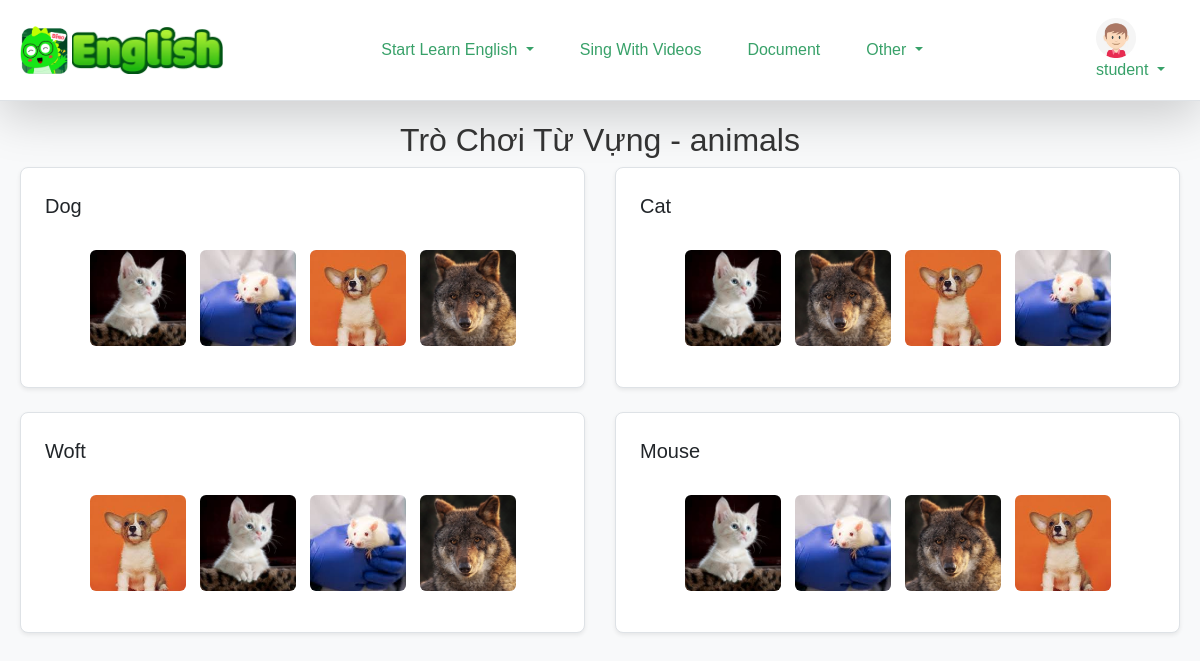
Page /project/learn_vocabulary.php?topic=animals (signed in) on the committed database.
### tables this page shows
CREATE TABLE `users` (
  `user_id` int(11) NOT NULL,
  `username` varchar(50) NOT NULL,
  `password` varchar(255) NOT NULL,
  `email` varchar(100) NOT NULL,
  `created_at` timestamp NOT NULL DEFAULT current_timestamp(),
  `last_login` timestamp NULL DEFAULT NULL,
  `profile_picture` varchar(255) DEFAULT NULL,
  `status` enum('active','inactive','banned') DEFAULT 'active',
  `role` enum('student','teacher') DEFAULT 'student'
);

CREATE TABLE `vocabulary` (
  `id` int(11) NOT NULL,
  `word` varchar(255) NOT NULL,
  `choices` longtext NOT NULL CHECK (json_valid(`choices`)),
  `correct_choice` varchar(255) NOT NULL,
  `topic` varchar(255) NOT NULL,
  `image` varchar(255) DEFAULT NULL
);

### project/learn_vocabulary.php (the view, shortened to what this page needs)
<!DOCTYPE html>
<html lang="en">
<head>
    <link href="https://cdn.jsdelivr.net/npm/bootstrap@5.3.1/dist/css/bootstrap.min.css" rel="stylesheet">
    <link href="https://cdnjs.cloudflare.com/ajax/libs/font-awesome/6.4.2/css/all.min.css" rel="stylesheet">
    <link href="https://cdn.jsdelivr.net/npm/tailwindcss@2.2.19/dist/tailwind.min.css" rel="stylesheet">
</head>
<?php
include('../config/conn.php');
include('../src/font/learn_english/header_english.php');
?>
<?php
include('../config/conn.php');
$topic = isset($_GET['topic']) ? $_GET['topic'] : 'default_topic';
$query = $conn->prepare("SELECT * FROM vocabulary WHERE topic = ?");
$query->bind_param("s", $topic);
$query->execute();
$result = $query->get_result();
?>
<!DOCTYPE html>
<html lang="vi">
<head>
</head>
<body>
    <div class="container my-6">
        <h2 class="text-center">Trò Chơi Từ Vựng - <?php echo htmlspecialchars($topic); ?></h2>
        <div class="row">
            <?php while ($row = $result->fetch_assoc()): ?>
                <div class="col-md-6 mb-6">
                    <div class="card p-4 border border-colorGrey3/70 shadow-sm">
                        <h3 class="font-medium text-xl"><?php echo htmlspecialchars($row['word']); ?></h3>
                        <div class="choices">
                            <?php
                            $imageDirectory = '../admin/assets/images/';
                            $images = glob($imageDirectory . '*.{jpg,jpeg,png,gif}', GLOB_BRACE);
                            if ($images) {
                                shuffle($images);
                                $choices = array_slice($images, 0, 4);
                                foreach ($choices as $image) {
                                    $imageName = basename($image);
                                    echo '<img src="' . htmlspecialchars($image) . '" alt="' . htmlspecialchars($imageName) . '" class="choice-img" data-choice="' . htmlspecialchars($imageName) . '">';
                                }
                            } else {
                                echo '<p>Không có hình ảnh nào trong thư mục.</p>';
                            }
                            ?>
                        </div>
                    </div>
                </div>
            <?php endwhile; ?>
        </div>
    </div>
</body>
</html>

### src/font/learn_english/header_english.php (shortened to what this page needs)
<!DOCTYPE html>
<html lang="vi">
<head>
    <link rel="stylesheet" href="https://maxcdn.bootstrapcdn.com/bootstrap/4.5.2/css/bootstrap.min.css">
</head>
<?php
include("../config/conn.php");
$user = null;
if (isset($_SESSION['username'])) {
    $loggedInUsername = $_SESSION['username'];
    $sql = "SELECT * FROM users WHERE username = ?";
    $stmt = $conn->prepare($sql);
    $stmt->bind_param("s", $loggedInUsername);
    $stmt->execute();
    $result = $stmt->get_result();
    if ($result && $result->num_rows > 0) {
        $user = $result->fetch_assoc();
    }
}
?>
<body>
    <header class="w-100 border-bottom shadow-lg bg-white">
        <div class="container d-flex justify-content-between align-items-center py-2">
            <a href="../project/website.php" class="d-flex align-items-center">
                <img src="<?= '../public/images/icons/dino.png' ?>" alt="Logo" class="h-12 mr-1">
                <img src="<?= '../public/images/icons/dino_name.png' ?>" alt="Logo" class="h-12">
            </a>
            <nav class="d-none d-lg-flex gap-3">
                <div class="dropdown">
                <a class="nav-link dropdown-toggle" id="otherDropdown" role="button" data-bs-toggle="dropdown"
                        aria-expanded="false" title="Khác">
                       Start Learn English
                    </a>
                </div>
                <a class="dropdown-item" href="../project/audio_collection_page.php"
                title="Singing and Videos">Sing With Videos</a>
                <a href="../project/document_english.php" class="nav-link" title="Tài liệu">Document</a>
                <div class="dropdown">
                    <a class="nav-link dropdown-toggle" id="otherDropdown" role="button" data-bs-toggle="dropdown"
                        aria-expanded="false" title="Khác">
                        Other
                    </a>
                </div>
            </nav>
            <?php if (isset($user)): ?>
                <a href="#" class="nav-link dropdown-toggle" id="userDropdown" role="button" data-bs-toggle="dropdown"
                    aria-expanded="false">
                    <img src="../public/images/icons/ic_default_ava_male.png" alt="User Avatar" class="h-10 ">
                    <?php echo htmlspecialchars($user['username']); ?>
                </a>
            <?php endif; ?>
        </div>
    </header>
</body>
</html>

### src/font/learn_english/header_english.php (style rules this page uses)
body { font-family: 'Arial', sans-serif; }
.nav-link { color: #38a169; transition: color 0.3s, box-shadow 0.3s; padding: 10px 15px; border-radius: 5px; }
.dropdown-item { color: #38a169; transition: color 0.3s, background-color 0.3s; padding: 10px 15px; border-radius: 5px; }

### project/learn_vocabulary.php (style rules this page uses)
body { font-family: Arial, sans-serif; background-color: #f8f9fa; color: #333; }
.container { max-width: 1200px; margin: 0 auto; padding: 20px; }
.card { background-color: #fff; border-radius: 8px; padding: 20px; transition: transform 0.2s; }
.choices { margin-top: 15px; display: flex; flex-wrap: wrap; justify-content: center; }
.choice-img { margin: 5px; cursor: pointer; border: 2px solid transparent; border-radius: 8px; transition: border-color 0.3s; width: 100px; height: 100px; object-fit: cover; }

### rows in the picture
users: username "student"
vocabulary: word "Dog"
vocabulary: word "Cat"
vocabulary: word "Woft"
vocabulary: word "Mouse"

### other values in the picture
$topic "animals"
